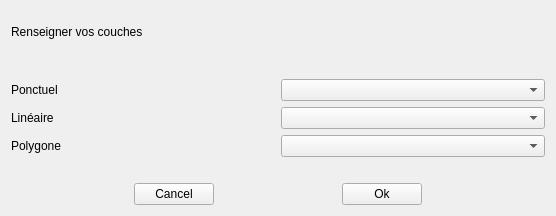
<?xml version="1.0" encoding="UTF-8"?>
<ui version="4.0">
 <class>Form</class>
 <widget class="QWidget" name="Form">
  <property name="geometry">
   <rect>
    <x>0</x>
    <y>0</y>
    <width>556</width>
    <height>216</height>
   </rect>
  </property>
  <property name="windowTitle">
   <string>Du Terrain au Bureau</string>
  </property>
  <layout class="QVBoxLayout" name="verticalLayout_2">
   <item>
    <widget class="QLabel" name="label_4">
     <property name="text">
      <string>Renseigner vos couches </string>
     </property>
    </widget>
   </item>
   <item>
    <spacer name="verticalSpacer_2">
     <property name="orientation">
      <enum>Qt::Vertical</enum>
     </property>
     <property name="sizeType">
      <enum>QSizePolicy::Fixed</enum>
     </property>
     <property name="sizeHint" stdset="0">
      <size>
       <width>20</width>
       <height>20</height>
      </size>
     </property>
    </spacer>
   </item>
   <item>
    <layout class="QVBoxLayout" name="verticalLayout">
     <item>
      <layout class="QHBoxLayout" name="horizontalLayout_2">
       <item>
        <widget class="QLabel" name="label_3">
         <property name="styleSheet">
          <string notr="true"/>
         </property>
         <property name="text">
          <string>Ponctuel</string>
         </property>
        </widget>
       </item>
       <item>
        <widget class="QComboBox" name="cb_point">
         <property name="styleSheet">
          <string notr="true"/>
         </property>
        </widget>
       </item>
      </layout>
     </item>
     <item>
      <layout class="QHBoxLayout" name="horizontalLayout_3">
       <item>
        <widget class="QLabel" name="label_2">
         <property name="text">
          <string>Linéaire</string>
         </property>
        </widget>
       </item>
       <item>
        <widget class="QComboBox" name="cb_line"/>
       </item>
      </layout>
     </item>
     <item>
      <layout class="QHBoxLayout" name="horizontalLayout_4">
       <item>
        <widget class="QLabel" name="label">
         <property name="text">
          <string>Polygone</string>
         </property>
        </widget>
       </item>
       <item>
        <widget class="QComboBox" name="cb_polygon"/>
       </item>
      </layout>
     </item>
    </layout>
   </item>
   <item>
    <spacer name="verticalSpacer">
     <property name="orientation">
      <enum>Qt::Vertical</enum>
     </property>
     <property name="sizeType">
      <enum>QSizePolicy::Fixed</enum>
     </property>
     <property name="sizeHint" stdset="0">
      <size>
       <width>20</width>
       <height>20</height>
      </size>
     </property>
    </spacer>
   </item>
   <item>
    <layout class="QHBoxLayout" name="horizontalLayout">
     <item>
      <spacer name="horizontalSpacer">
       <property name="orientation">
        <enum>Qt::Horizontal</enum>
       </property>
       <property name="sizeHint" stdset="0">
        <size>
         <width>40</width>
         <height>20</height>
        </size>
       </property>
      </spacer>
     </item>
     <item>
      <widget class="QPushButton" name="pb_cancel">
       <property name="text">
        <string>Cancel</string>
       </property>
      </widget>
     </item>
     <item>
      <spacer name="horizontalSpacer_2">
       <property name="orientation">
        <enum>Qt::Horizontal</enum>
       </property>
       <property name="sizeHint" stdset="0">
        <size>
         <width>40</width>
         <height>20</height>
        </size>
       </property>
      </spacer>
     </item>
     <item>
      <widget class="QPushButton" name="pb_ok">
       <property name="text">
        <string>Ok</string>
       </property>
      </widget>
     </item>
     <item>
      <spacer name="horizontalSpacer_3">
       <property name="orientation">
        <enum>Qt::Horizontal</enum>
       </property>
       <property name="sizeHint" stdset="0">
        <size>
         <width>40</width>
         <height>20</height>
        </size>
       </property>
      </spacer>
     </item>
    </layout>
   </item>
  </layout>
 </widget>
 <resources>
  <include location="ressources.qrc"/>
 </resources>
 <connections/>
</ui>
